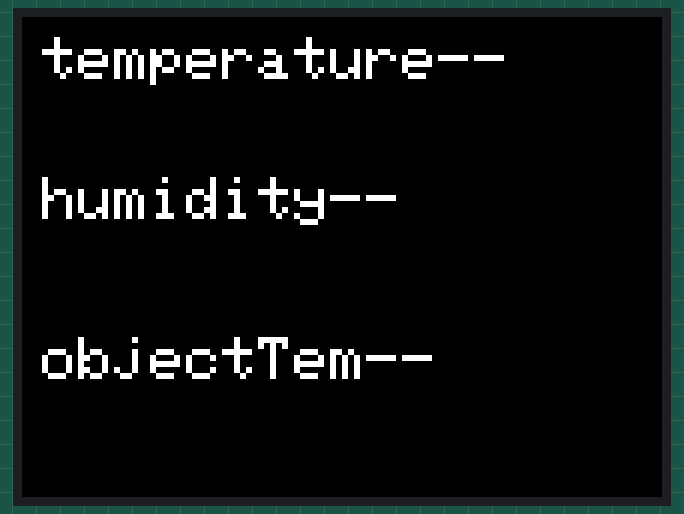
The sketch below on a simulated ESP32. On the bench: 320×240 colour display. WiFi joins after 1.5 s; servers stay silent unless stated; what the sketch prints to the serial monitor is not drawn.

Above: at 5.7 s.

The sketch:

wifi_clent.ino
```cpp
#include <WiFi.h>
#include <HTTPClient.h>
#include <M5Core2.h>
const char* ssid = "ESP32-Access-Point";
const char* password = "123456789";
const char* serverNameTemp = "http://192.168.4.1/temperature";
const char* serverNameHumi = "http://192.168.4.1/humidity";
const char* serverNameobjectTem = "http://192.168.4.1/objectTem";
#include <Wire.h>
String temperature;
String humidity;
String objectTem;
unsigned long previousMillis = 0;
const long interval = 5000;
void setup() {
  Serial.begin(115200);
  M5.begin(); //Init M5Core2.  初始化 M5Core2
  M5.Lcd.fillScreen(BLACK); // Set the screen background.  设置屏幕底色为白色
  WiFi.mode(WIFI_STA);
  WiFi.begin(ssid, password);
  Serial.println("Connecting");
  while(WiFi.status() != WL_CONNECTED) {
    delay(500);
    Serial.print(".");
  }
  Serial.println("");
  Serial.print("Connected to WiFi network with IP Address: ");
  Serial.println(WiFi.localIP());
}
void loop() {
  unsigned long currentMillis = millis();

  if(currentMillis - previousMillis >= interval) {
     // Check WiFi connection status
    if(WiFi.status()== WL_CONNECTED ){
      temperature = httpGETRequest(serverNameTemp);
      humidity = httpGETRequest(serverNameHumi);
      objectTem = httpGETRequest(serverNameobjectTem);
      Serial.println("Temperature: " + temperature);
      Serial.println("humidity: " + humidity);
      Serial.println("objectTem: " + objectTem);
      previousMillis = currentMillis;
      M5.Lcd.fillScreen(BLACK);
      M5.Lcd.setCursor(10, 10); //Move the cursor position to (x,y).  移动光标位置到 (x,y)处
      M5.Lcd.setTextColor(WHITE); //Set the font color to white.  设置字体颜色为白色
      M5.Lcd.setTextSize(3);
      M5.Lcd.printf("temperature");//Set the font size.  设置字体大小
      M5.Lcd.printf(temperature.c_str());  //Serial output format string.  输出格式化字符串

       M5.Lcd.setCursor(10, 80); //Move the cursor position to (x,y).  移动光标位置到 (x,y)处
      M5.Lcd.setTextColor(WHITE); //Set the font color to white.  设置字体颜色为白色
      M5.Lcd.setTextSize(3);
      M5.Lcd.printf("humidity");//Set the font size.  设置字体大小
      M5.Lcd.printf(humidity.c_str());  //Serial output format string.  输出格式化字符串

       M5.Lcd.setCursor(10, 160); //Move the cursor position to (x,y).  移动光标位置到 (x,y)处
      M5.Lcd.setTextColor(WHITE); //Set the font color to white.  设置字体颜色为白色
      M5.Lcd.setTextSize(3);
      M5.Lcd.printf("objectTem");//Set the font size.  设置字体大小
      M5.Lcd.printf(objectTem.c_str());  //Serial output format string.  输出格式化字符串
    }
    else {
      Serial.println("WiFi Disconnected");
    }
  }
}

String httpGETRequest(const char* serverName) {
  WiFiClient client;
  HTTPClient http;

  // Your Domain name with URL path or IP address with path
  http.begin(client, serverName);

  // Send HTTP POST request
  int httpResponseCode = http.GET();

  String payload = "--";

  if (httpResponseCode>0) {
    Serial.print("HTTP Response code: ");
    Serial.println(httpResponseCode);
    payload = http.getString();
  }
  else {
    Serial.print("Error code: ");
    Serial.println(httpResponseCode);
  }
  // Free resources
  http.end();

  return payload;
}
```
